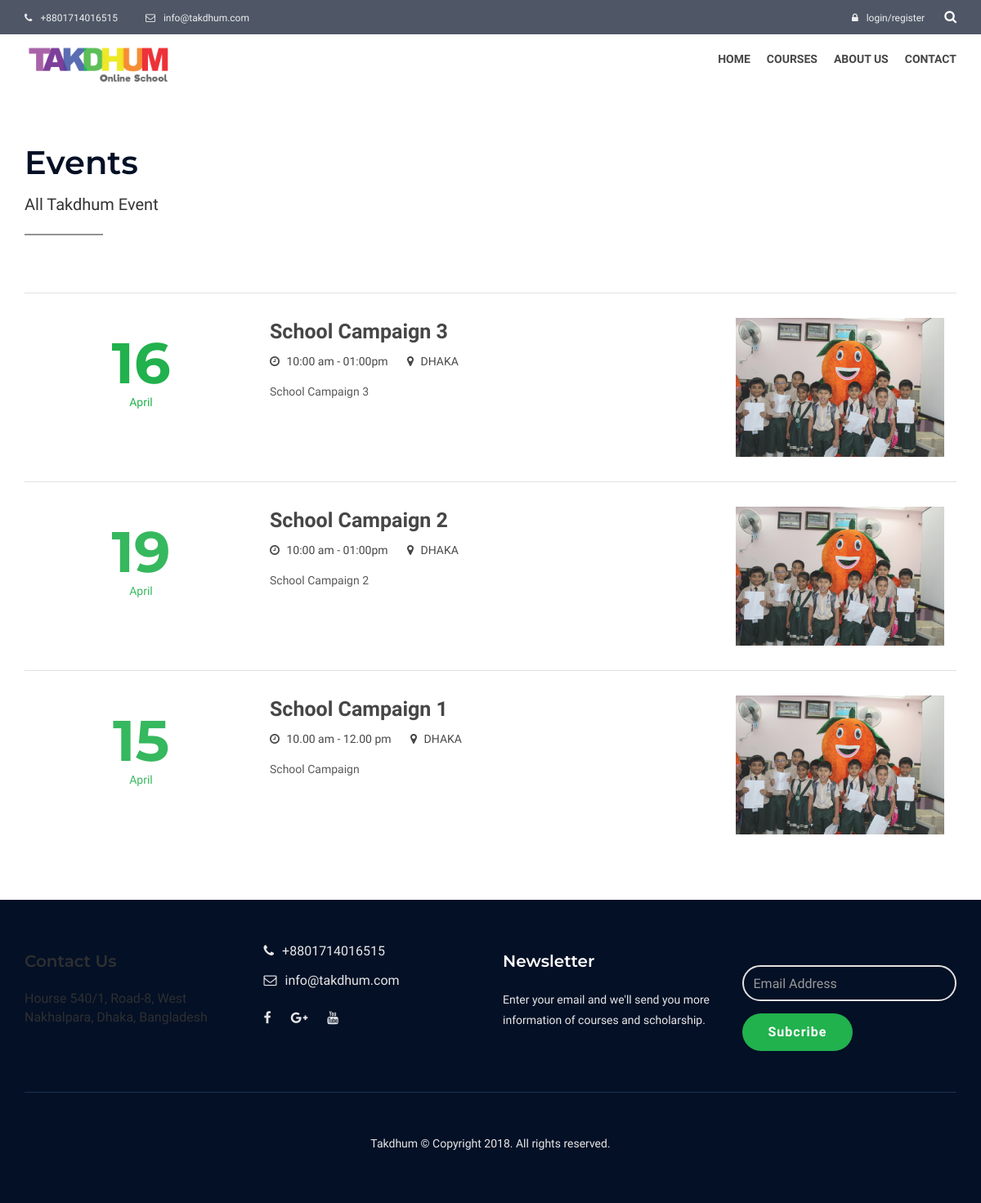
Page /events_list on the earlier database version.
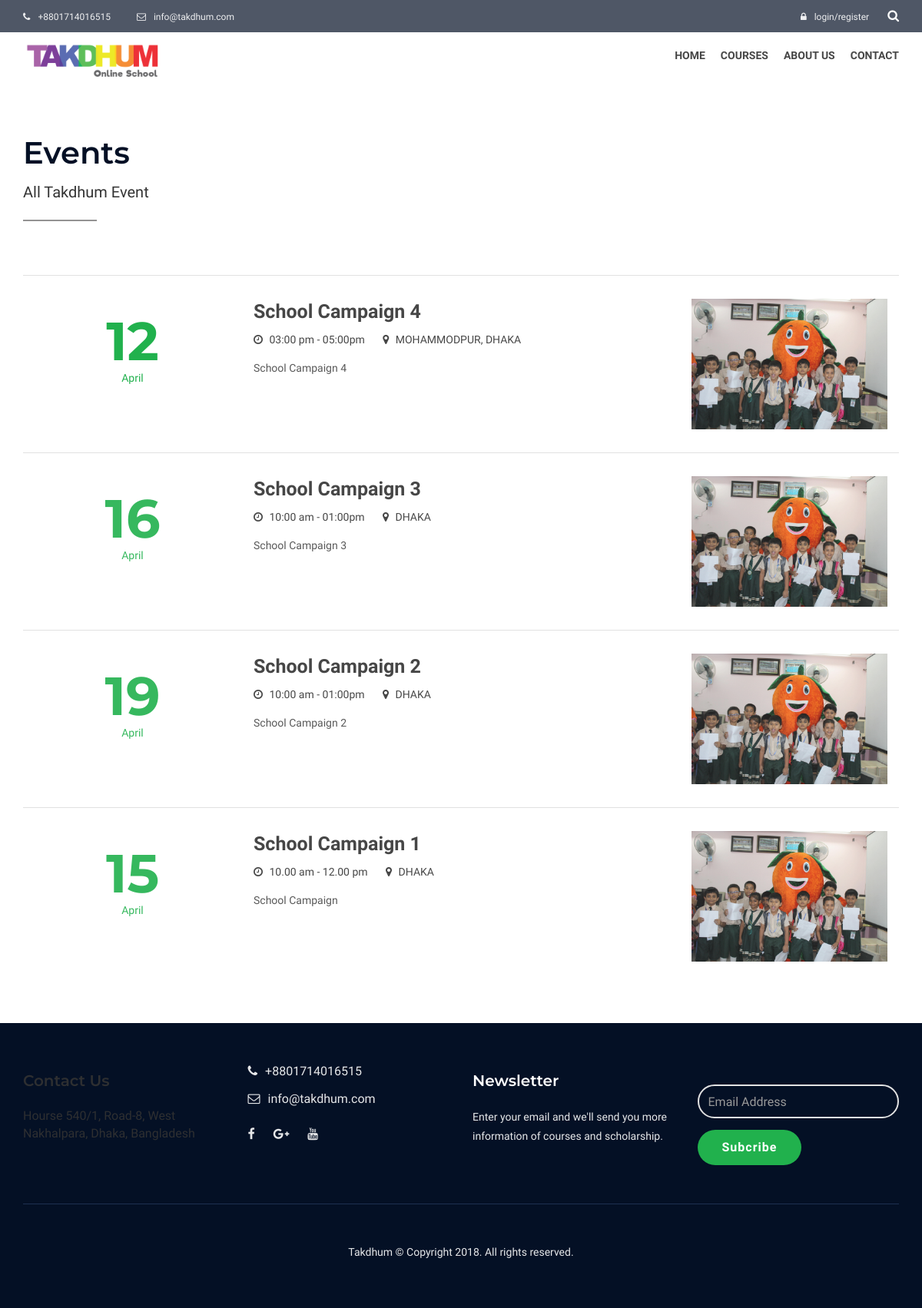
Same page on the later database version.
### web/models.py (models this page shows, shortened)
class Event(models.Model):
    title = models.CharField(max_length=200)
    description = models.TextField()
    date = models.CharField(max_length=3)
    month = models.CharField(max_length=10)
    start_and_end_time = models.CharField(max_length=100)
    location = models.CharField(max_length=100)
    image = models.ImageField(upload_to='Events')
    gallery_image1 = models.FileField(blank=True, null=True, upload_to='Gallery/events')
    gallery_image2 = models.FileField(blank=True, null=True, upload_to='Gallery/events')
    gallery_image3 = models.FileField(blank=True, null=True, upload_to='Gallery/events')
    gallery_image4 = models.FileField(blank=True, null=True, upload_to='Gallery/events')
    gallery_image5 = models.FileField(blank=True, null=True, upload_to='Gallery/events')
    gallery_image6 = models.FileField(blank=True, null=True, upload_to='Gallery/events')
    gallery_image7 = models.FileField(blank=True, null=True, upload_to='Gallery/events')
    gallery_image8 = models.FileField(blank=True, null=True, upload_to='Gallery/events')
    gallery_image9 = models.FileField(blank=True, null=True, upload_to='Gallery/events')
    gallery_image10 = models.FileField(blank=True, null=True, upload_to='Gallery/events')
    gallery_image11 = models.FileField(blank=True, null=True, upload_to='Gallery/events')
    gallery_image12 = models.FileField(blank=True, null=True, upload_to='Gallery/events')
    upload_time = models.DateTimeField(auto_now=False, auto_now_add=True)
    update_time = models.DateTimeField(auto_now=True, auto_now_add=False)

### web/views.py (the view)
# urls.py: path('events_list', views.EventListView.as_view(), name='event_list'),
class EventListView(generic.ListView):
    template_name = 'takdhum/event_list.html'
    context_object_name = 'events'
    def get_queryset(self):
        return Event.objects.all().order_by('-upload_time')
    def get_context_data(self, **kwargs):
        context = super(EventListView, self).get_context_data(**kwargs)
        context['info'] = Basic_info.objects.first()
        context['categories'] = CourseCategory.objects.all()
        return context

### web/templates/takdhum/event_list.html (shortened to what this page needs)
{% extends 'takdhum/html/base.html' %}
{% load staticfiles %}
{% block body %}
<section class="uv-event">
    <div class="container">
        <div class="row section-separator">
            <div class="section-title col-xs-12 wow fadeIn" data-wow-delay="0.2s">
                <h2>Events</h2>
                <span>All Takdhum Event</span>
                <hr class="uv-hr">
            </div>
            <div class="uv-each-events col-xs-12">
                <ul>
                    {% for event in events %}
                    <li class="wow fadeInUp" data-wow-delay="0.2s">
                        <div class="col-sm-3">
                            <div class="uv-event-date">
                                <h3> {{ event.date }} </h3>
                                <span>{{ event.month }}</span>
                            </div>
                        </div>
                        <div class="col-sm-6">
                            <div class="uv-event-content">
                                <a href="{% url 'single_event_page' event_id=event.id %}"><h4>{{ event.title }}</h4>
                                    <div class="schedule">
                                        <span class="uv-event-time"><i class="fa fa-clock-o main-color"></i> {{ event.start_and_end_time }}</span>
                                        <span class="uv-event-place"><i class="fa fa-map-marker main-color"></i> {{ event.location }}</span>
                                    </div>
                                    <p>{{ event.description|truncatewords:25 }}</p>
                            </div>
                        </div>
                        <div class="col-sm-3">
                            <img src="{{ event.image.url }}" alt="{{ event.title }}" class="img-responsive">
                        </div>
                    </li>
                    {% endfor %}
                </ul>
            </div>
        </div>
    </div>
</section>
{% endblock %}

Differences in the rows shown:
added Event: date "12", month "April", title "School Campaign 4", start_and_end_time "03:00 pm - 05:00pm", location "MOHAMMODPUR, DHAKA", description "School Campaign 4", image (picture)
